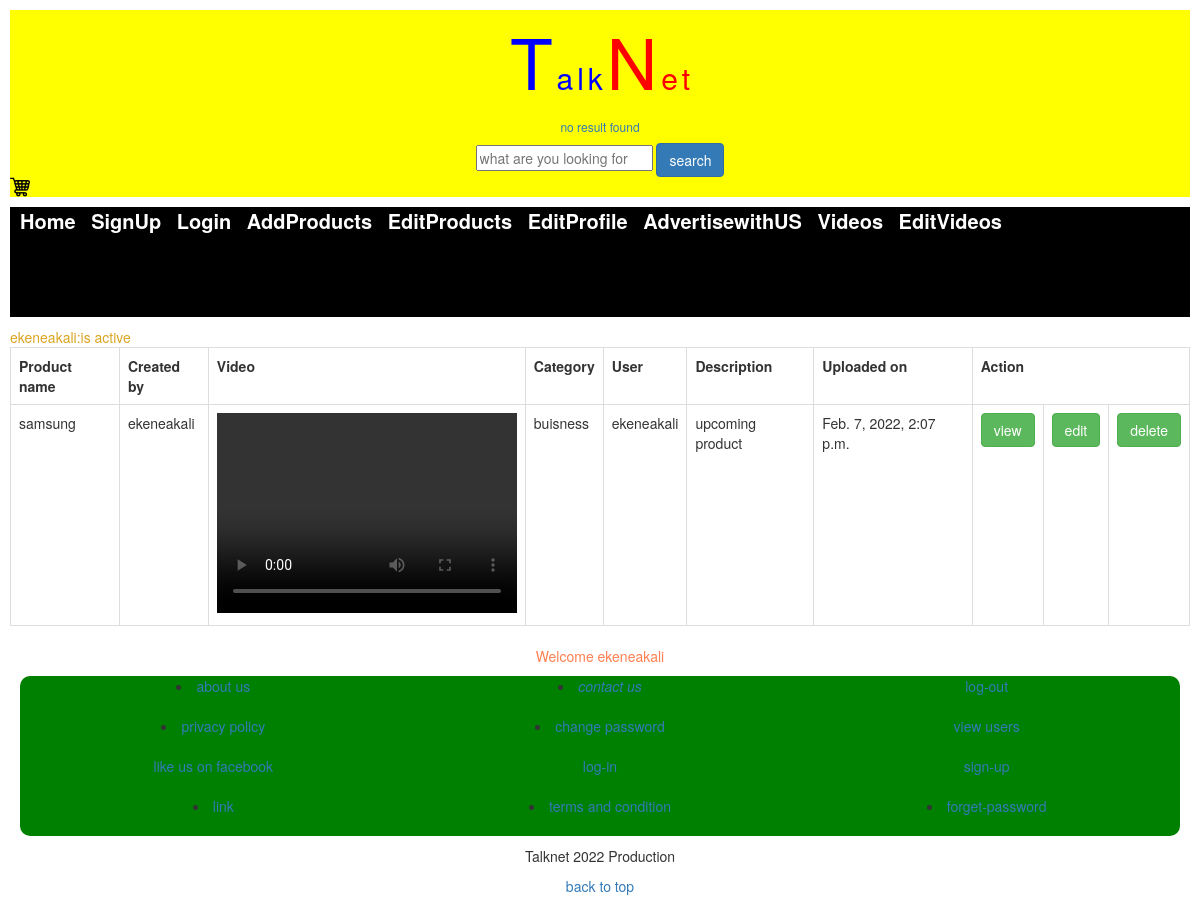
The page /web-project/user_video (signed in) on the database its author committed.
### frontend_app/models.py (models this page shows, shortened)
class Video(models.Model):
    pst_title = models.CharField(max_length=150, verbose_name='name of product')
    created_by = models.ForeignKey(User, on_delete=models.CASCADE, verbose_name='created by', null=True, blank=True)
    video = models.FileField(upload_to='videos/', verbose_name='upload a video')
    category = models.ForeignKey(Category, on_delete=models.CASCADE)
    content = models.TextField()
    created_at = models.DateTimeField(auto_now_add=True)
    updated_at = models.DateTimeField(auto_now=True)
    class Meta():
        verbose_name_plural = 'Video'

class Category(models.Model):
    cat_name = models.CharField(max_length=30, verbose_name='Category Name')
    cat_desc = models.TextField(blank=True, null=True, verbose_name='Description')
    created_at = models.DateTimeField(auto_now_add=True)
    updated_at = models.DateTimeField(auto_now=True)
    def __str__(self):
        return self.cat_name
    class Meta():
        verbose_name_plural = 'Category'

### frontend_app/views.py (the view)
# urls.py: path('user_video', views.user_video, name='user_video'),
def user_video(request):
    if not request.user.is_authenticated:
        return redirect('frontend:log_in')
    get_post = Video.objects.filter(created_by=request.user)
    return render(request, 'frontend/user-video.html', {'get':get_post})

### frontend_app/context_processors.py (called while the page is built)
def get_current_year_to_context(request):
    current_datetime = datetime.datetime.now()
    return {'current_year':current_datetime.year}

### templates/frontend/user-video.html (shortened to what this page needs)
{% extends 'frontend/base.html' %}
{% load static %}
{% block content %}
    <table class="table table-bordered">
        <tr>
            <th>Product name</th>
            <th>Created by</th>
            <th>Video</th>
            <th>Category</th>
            <th>User</th>
            <th>Description</th>
            <th>Uploaded on</th>
            <th colspan="3">Action</th>
        </tr>
            {% if get %}
                {% for x in get %}
                <td>{{x.pst_title}}</td>
                <td>{{x.created_by}}</td>
                <td><video src="{{x.video.url}}" height="200px" width="300px" controls></video></td>
                <td>{{x.category}}</td>
                <td>{{request.user.username}}</td>
                <td>{{x.content}}</td>
                <td>{{x.created_at}}</td>
                <td><a href="{% url 'frontend:get_video' x.id %}" class="btn btn-success">view</a></td>
                <td><a href="{% url 'frontend:edit_video' x.id%}" class="btn btn-success">edit</a></td>
                <td><a href="{% url 'frontend:delete_video' x.id %}" class="btn btn-success">delete</a></td>
                {% endfor %}
            {% endif %}
    </table>
{% endblock %}

### templates/frontend/base.html (shortened to what this page needs)
{% load static %}
<!DOCTYPE html>
<html lang="en">
  <head>
    <link rel="stylesheet" href="{% static 'frontend/css/bootstrap.min.css' %}">
  </head>
  <body>
    <div class="head">
      <span style="font-size: 70px; color:blue;">T</span>
      <span style="font-size: 30px; color: blue;">a</span>
      <span style="font-size: 30px; color: blue;">l</span>
      <span style="font-size: 30px; color: blue;">k</span>
      <span style="font-size: 70px; color: red;">N</span>
      <span style="font-size: 30px; color: red;">e</span>
      <span style="font-size: 30px; color: red;">t</span>
      {% include 'frontend/search-result.html' %}
      <a href="{% url 'frontend:add_post' %}"><img src="{% static 'frontend/images/cart.png' %}" style="float: left;" height="20px" width="20px" alt="img"></a>
  </div>
  <div class="nav">
    <a href="{% url 'home' %}" style="margin-left: 10px; color: white;">Home</a>
    <a href="{% url 'frontend:register' %}" style="margin-left: 10px; color: white;">SignUp</a>
    <a href="{% url 'frontend:log_in' %}" style="margin-left: 10px; color: white;">Login</a>
    <a href="{% url 'frontend:add_post' %}" style="margin-left: 10px; color: white;">AddProducts</a>
    <a href="{% url 'frontend:view_post' %}" style="margin-left: 10px; color: white;">EditProducts</a>
    <a href="{% url 'frontend:view_profile' %}" style="margin-left: 10px; color: white;">EditProfile</a>
    <a href="{% url 'frontend:advertisement' %}" style="margin-left: 10px; color: white;">AdvertisewithUS</a>
    <a href="{% url 'frontend:view_video' %}" style="margin-left: 10px; color: white;">Videos</a>
    <a href="{% url 'frontend:user_video' %}" style="margin-left: 10px; color: white;">EditVideos</a>
    </div>
  {% if request.user.is_authenticated %}
  <span style="color: goldenrod;">{{request.user.username}}:is active</span>
  {% endif %}
        {% block content %}
      {% endblock %}
        {% if request.user.is_authenticated %}
        <p style="text-align: center; color: coral;">Welcome {{request.user.username}}</p>
        {% endif %}
      <footer style="background-color: green; text-align: center; margin-top: 20px; margin: 10px; border-radius: 10px;">
      <div class="container-fluid">
        <div class="row">
          <div class="col-md-4">
            <li><a href="{% url 'frontend:about' %}">about us</a></li><br>
                            <li><a href="{% url 'frontend:privacy' %}">privacy policy</a></li><br>
                          <a href="http://www.facebook.com/talknet">like us on facebook</a><br><br>
                          <li><a href="#">link</a></li><br>
            </div>
          <div class="col-md-4">
            <li><a href="{% url 'frontend:contact_us' %}"><i class="fa fa-phone">contact us</i></a></li><br>
                <li><a href="{% url 'frontend:change_password' %}">change password</a></li><br>
                <a href="{% url 'frontend:log_in' %}">log-in</a><br><br>
                <li><a href="{% url 'frontend:term_condition' %}">terms and condition</a></li><br>
              </div>
          <div class="col-md-4 offset-col-md-4">
            <a href="{% url 'frontend:confirm_logout' %}">log-out</a><br><br>
                  <a href="{% url 'frontend:view_user' %}">view users</a><br><br>
                  <a href="{% url 'frontend:register' %}">sign-up</a><br><br>
                  <li><a href="{% url 'frontend:forget_password' %}">forget-password</a></li>
          </div>
        </div>
      </div>
  </footer>
  <p style="text-align: center;">Talknet {{current_year}} Production</p>
  <p style="text-align: center; color: gold;"><a href="#top">back to top</a></p>
  </body>
</html>

### templates/frontend/base.html (style rules this page uses)
body { margin: 10px; box-sizing: border-box; }
.head { text-align: center; display: block; margin-bottom: 10px; background-color: yellow; overflow: hidden; }
.nav { display: block; padding: 0px; margin: 0px; overflow: hidden; background-color: black; color: white; height: 110px; top: 0px; font-size: 20px; font-weight: bold; margin-bottom: 10px; text-decoration: none; list-style-image: none; cursor: pointer; box-sizing: border-box; }

### rows shown on the page
Video: pst_title "samsung", created_by "ekeneakali", category "buisness", content "upcoming product", created_at "Feb. 7, 2022, 2:07 p.m."

### other values the page prints
{{ request.user.username }} "ekeneakali"
